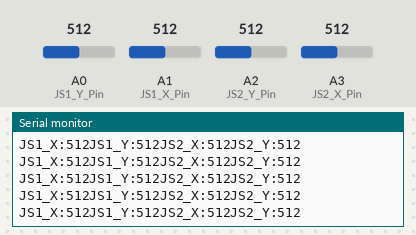
A sketch run on a simulated Arduino Uno, built with avr-gcc and run on an emulated ATmega328P. Shown: the last lines printed to the serial monitor. The test bench sets the inputs (shaded band); at power-on: A1 (JS1_X_Pin) = 512, A2 (JS2_Y_Pin) = 512, A0 (JS1_Y_Pin) = 512, A3 (JS2_X_Pin) = 512.

Above: at 2.7 s.
2.8 s: A1 (JS1_X_Pin) set to 108
At 2.95 s:
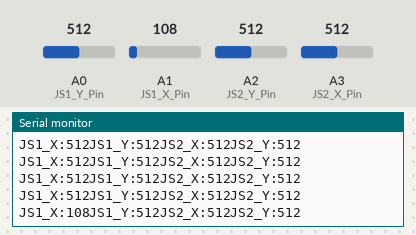
5.8 s: A1 (JS1_X_Pin) set to 92
At 5.9 s:
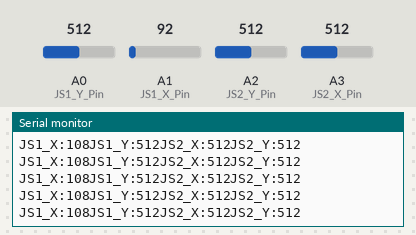
7.3 s: A2 (JS2_Y_Pin) set to 110
At 7.32 s:
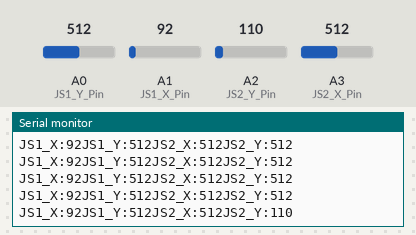
10.3 s: A2 (JS2_Y_Pin) set to 91
At 10.38 s:
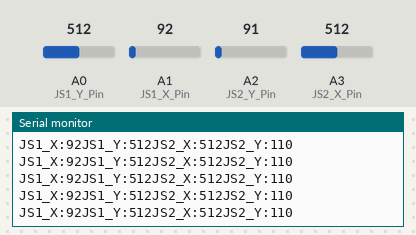
Timing chart, 0 to 13.3 s (numbered marks = the images above; inputs shaded):
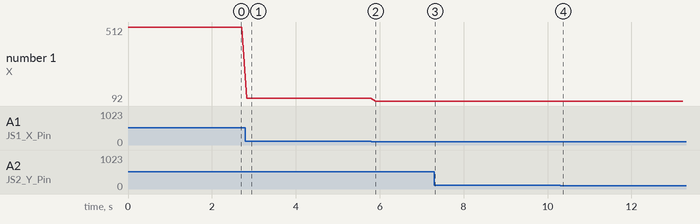

The sketch:

remote_code_2.ino
```cpp
//Transmitter Code
#include<SoftwareSerial.h>

#define DEBUG true

#define SoftwareSerial_RX 4
#define SoftwareSerial_TX 2

#define JS1_X_Pin A1
#define JS1_Y_Pin A0

#define JS2_X_Pin A3
#define JS2_Y_Pin A2

SoftwareSerial HC12_Serial(SoftwareSerial_RX,SoftwareSerial_TX);
struct JoyStickData {
  uint32_t JS1_X;
  uint32_t JS1_Y;

  uint32_t JS2_X;
  uint32_t JS2_Y;
};

JoyStickData MyData;

void setup() {
  // put your setup code here, to run once:
  HC12_Serial.begin(9600);
  Serial.begin(9600);

  //initallization
  pinMode(JS1_X_Pin, INPUT);
  pinMode(JS1_Y_Pin, INPUT);
  pinMode(JS2_X_Pin, INPUT);
  pinMode(JS2_Y_Pin, INPUT);


}

void loop() {
  // put your main code here, to run repeatedly:
  MyData.JS1_X = analogRead(JS1_X_Pin);
  MyData.JS1_Y = analogRead(JS1_Y_Pin);
  MyData.JS2_X = analogRead(JS2_X_Pin);
  MyData.JS2_Y = analogRead(JS2_Y_Pin);

  if(DEBUG){
      Serial.print("JS1_X:");
      Serial.print(MyData.JS1_X);
      Serial.print("JS1_Y:");
      Serial.print(MyData.JS1_Y);
      Serial.print("JS2_X:");
      Serial.print(MyData.JS2_X);
      Serial.print("JS2_Y:");
      Serial.println(MyData.JS2_Y);
  }
  HC12_Serial.write((byte*)&MyData, sizeof(MyData));

  delay(100);
}
```

Measured:
- after the input at 2.8 s, the serial monitor: prints a new line at once (image 1)
- after the input at 7.3 s, the serial monitor: prints a new line at once (image 3)
- plotted number 1: 512 → 108 after the input at 2.8 s, 108 → 92 after the input at 5.8 s
